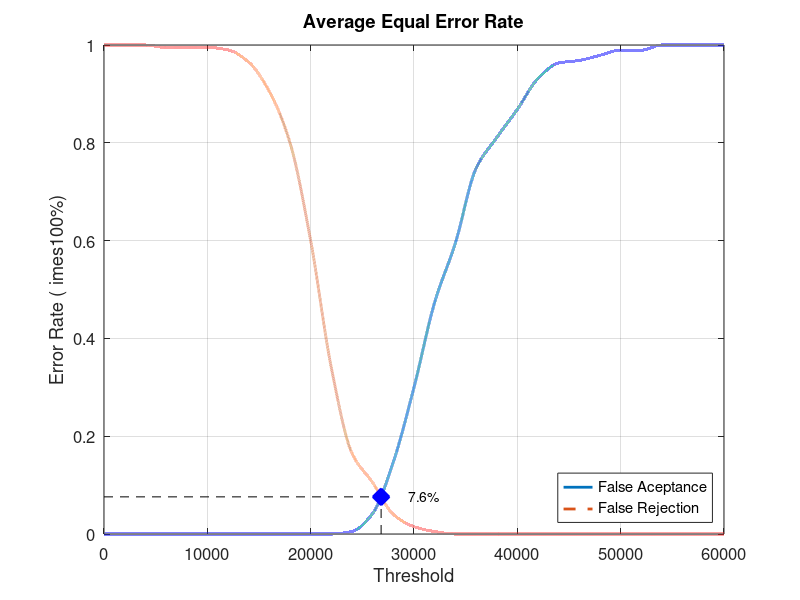
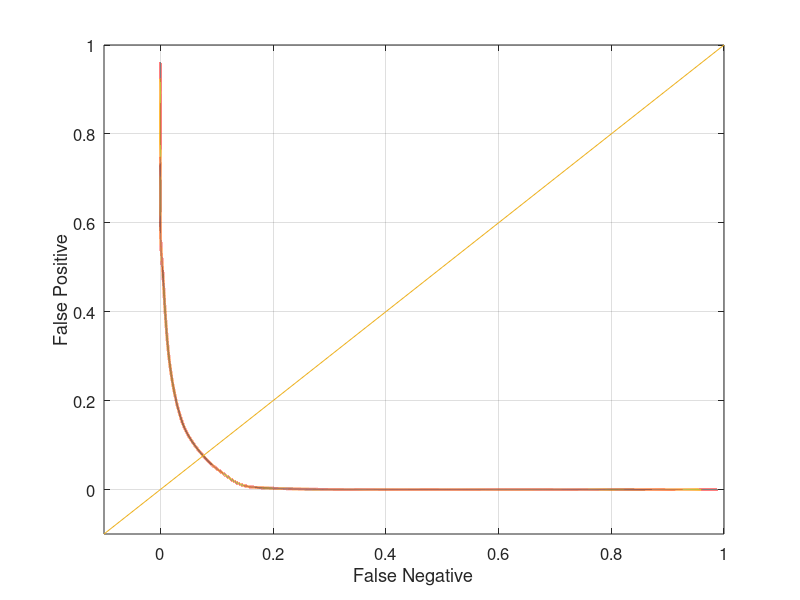

These figures' MATLAB source, in order:
close all;
clear;
clc;
x = 0:2000:60000;
xq = 0:0.5:60000;

y0 = [0 0 0 0 0 0 0 0 0 0 0 0 0.00526316 0.0421053 0.147368 0.3 0.473684 0.594737 0.747368 0.810526 0.868421 0.931579 0.963158 0.968421 0.978947 0.989474 0.989474 1 1 1 1]
yy0 = interp1(x, y0, xq, 'pchip');
y1 = [1 1 1 0.995 0.995 0.995 0.99 0.965 0.905 0.8 0.6 0.34 0.165 0.105 0.04 0.015 0.005 0 0 0 0 0 0 0 0 0 0 0 0 0 0]
yy1 = interp1(x, y1, xq, 'pchip');

% Calculating EER: 
y2 = abs(y0 - y1);
find(y2 == min(y2))
yy2 = abs(yy0 - yy1);
xEER = find(yy2 == min(yy2));
xEERIndex = xq(xEER) % X-axis EER
yEER = yy0(xEER) % Y-axis EER

main = figure
plot(xq, yy0,'-','LineWidth', 2);	hold on
plot(xq, yy1,'--','LineWidth', 2);	hold on
plot([xEERIndex xEERIndex], [0 yEER], 'k--');	hold on
plot([0 xEERIndex], [yEER yEER], 'k--');	hold on
plot(xEERIndex, yEER, 'bx', 'LineWidth', 10);	hold on
text(xEERIndex + 10 * xEERIndex / 100, yEER, [num2str(round((10000 * yEER)) / 100) '%'])
legend('False Aceptance', 'False Rejection', 'Location', 'SouthEast')
xlabel('Threshold')
ylabel('Error Rate (	imes100%)')
title('Average Equal Error Rate')
set(gca, 'FontSize', 12)
axis([0 60000 0 1])
grid on

print(main, 'Database3_2Main', '-dpng');
FNRxFPR = figure('Color', [1 1 1]);
plot(yy1, yy0, '-', yy1, yy0, 'LineWidth', 2);
hold on
y = -0.1:0.1:1
plot(y, y); 
set(gca, 'FontSize', 12)
xlabel('False Negative')
ylabel('False Positive')
axis([-0.1 1 -0.1 1])
set(gca, 'FontSize', 12)
grid on

print(FNRxFPR, 'Database3_2FNRxFPR','-dpng');
